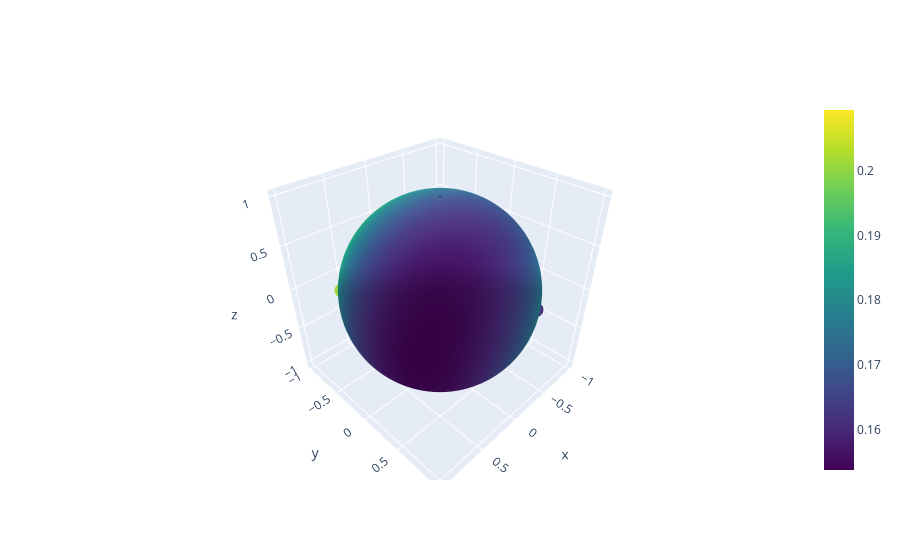

The notebook cell this image was saved under:
### Code cell
experiment_config = ExperimentConfig()
experiment_config.model_arguments.model_name = 'deep'
experiment_config.model_arguments.project_to_tangent = 'extrinsic'
experiment_config.data_arguments.target_function_name = 'dgp_sample'
experiment_config.fit_arguments.num_steps = 10
experiment_config.bo_arguments.optimizer_verbosity = 2

run_experiment(experiment_config, './', show_fit_progress=True)

### Figure 1 — Plotly figure (JSON) as saved in the notebook; plotly's stock layout.template omitted (floating-point values rounded to 4 significant figures; data arrays with more than 128 entries replaced by an {"elided": "..."} marker saying what was removed)
{"data": [{"colorscale": [[0, "#440154"], [0.1111, "#482878"], [0.2222, "#3e4989"], [0.3333, "#31688e"], [0.4444, "#26828e"], [0.5556, "#1f9e89"], [0.6667, "#35b779"], [0.7778, "#6ece58"], [0.8889, "#b5de2b"], [1, "#fde725"]], "showscale": true, "surfacecolor": {"elided": "100x100 float values"}, "type": "surface", "x": {"elided": "100x100 float values"}, "y": {"elided": "100x100 float values"}, "z": {"elided": "100x100 float values"}}, {"marker": {"color": [-0.1473, 0.02963, 0.6107, -0.02119, 0.7433], "colorscale": [[0, "#440154"], [0.1111, "#482878"], [0.2222, "#3e4989"], [0.3333, "#31688e"], [0.4444, "#26828e"], [0.5556, "#1f9e89"], [0.6667, "#35b779"], [0.7778, "#6ece58"], [0.8889, "#b5de2b"], [1, "#fde725"]], "size": 5}, "mode": "markers", "type": "scatter3d", "x": [-0.6554, -0.8232, 0.6484, -0.6962, -0.41], "y": [-0.5381, 0.5641, -0.7842, 0.7047, -0.9211], "z": [-0.5668, -0.2112, -0.07064, -0.2432, 0.1547]}], "layout": {}}
